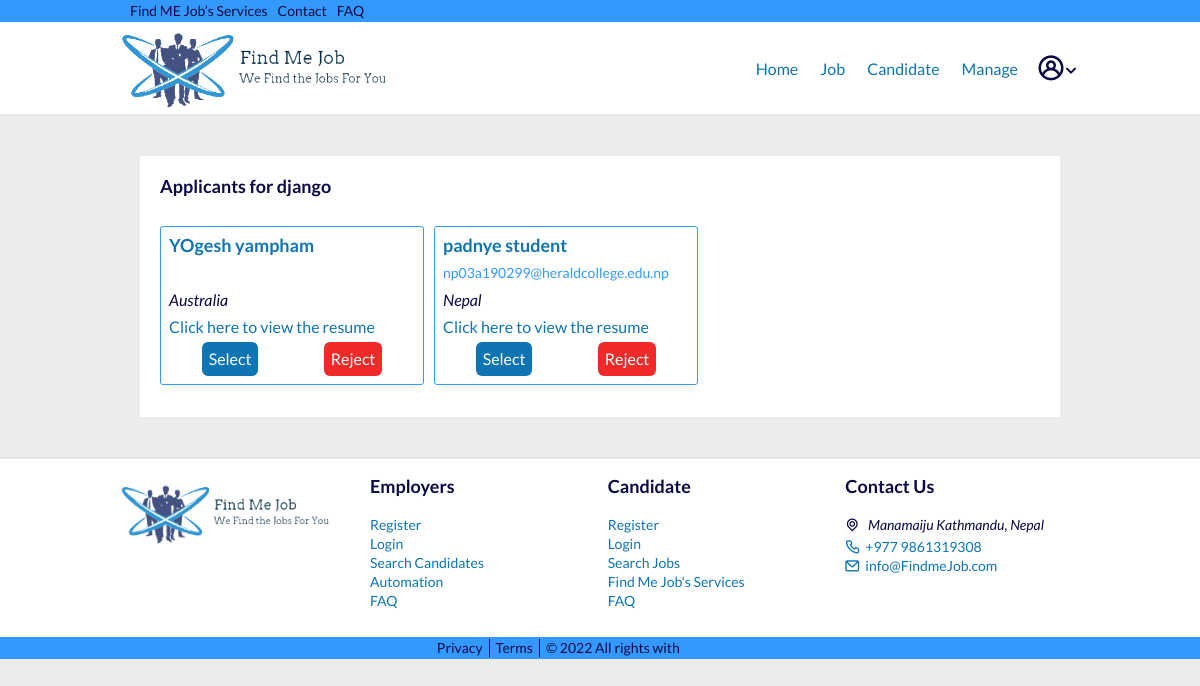
Page /hiring/job/django/applicants (signed in) on the committed database.
### recruiters/models.py (models this page shows, shortened)
class Job(models.Model):
    recruiter = models.ForeignKey(
        User, related_name='jobs', on_delete=models.CASCADE)
    title = models.CharField(max_length=255)
    company = models.CharField(max_length=200)
    location = models.CharField(max_length=255)
    description = models.TextField()
    skills_req = models.CharField(max_length=200)
    job_type = models.CharField(
        max_length=30, choices=CHOICES, default='Full Time', null=True)
    link = models.URLField(null=True, blank=True)
    slug = AutoSlugField(populate_from='title', unique=True, null=True)
    date_posted = models.DateTimeField(default=timezone.now)

### candidates/models.py (models this page shows, shortened)
class Profile(models.Model):
    user = models.OneToOneField(
        User, on_delete=models.CASCADE, primary_key=True, related_name='profile')
    full_name = models.CharField(max_length=200, null=True, blank=True)
    country = CountryField(null=True, blank=True)
    location = models.CharField(max_length=255, null=True, blank=True)
    resume = models.FileField(upload_to='resumes', null=True, blank=True)
    grad_year = models.IntegerField(blank=True)
    looking_for = models.CharField(
        max_length=30, choices=CHOICES, default='Full Time', null=True)
    slug = AutoSlugField(populate_from='user', unique=True)

### recruiters/views.py (the view)
# urls.py: path('job/<slug>/applicants', views.applicant_list, name='applicant-list'),
@login_required
def applicant_list(request, slug):
    job = get_object_or_404(Job, slug=slug)
    applicants = Applicants.objects.filter(job=job).order_by('date_posted')
    profiles = []
    for applicant in applicants:
        profile = Profile.objects.filter(user=applicant.applicant).first()
        profiles.append(profile)
    context = {
        'rec_navbar': 1,
        'profiles': profiles,
        'job': job,
    }
    return render(request, 'recruiters/applicant_list.html', context)

### recruiters/templates/recruiters/applicant_list.html (shortened to what this page needs)
{% extends "users/layout.html" %} {% load static %} {% block content %}
<div class="container">
  <section class="section__candidate-details">
    <h3>
      <b>Applicants for {{job.title}}</b>
    </h3>
    <br />
    {% if profiles %}
    <div class="row">
      {% for profile in profiles %}
      <div class="col">
        <div class="card">
          <span>
            <a href="{% url 'profile-view' profile.slug %}">
              {% if profile.full_name %}
              <h3 style="color: #0E75B2">
                <b>{{profile.full_name}}</b>
              </h3>
              {% else %}
              <h3>
                <b>{{profile.user.username}}</b>
              </h3>
              {% endif %}
            </a>
            <dd>
              <a href="{{profile.user.email}}">{{profile.user.email}}</a></a><br />
            </dd>
            <address>{{profile.country.name}}</address>
            {% if profile.resume %}
            <a class="link" href="{{profile.resume.url}}">Click here to view the resume</a>
            {% else %}
            <p class="text">No Resume Provided!</p>
            {% endif %}
          </span>
          <div class="option">
            <a
              class="btn-select"
              href="{% url 'select-applicant' can_id=profile.slug job_id=job.slug %}"
              >Select
            </a>
            <a
              class="btn-reject"
              href="{% url 'remove-applicant' can_id=profile.slug job_id=job.slug %}"
              >Reject
            </a>
          </div>
        </div>
      </div>
      {% endfor %}
    </div>
  </section>
  {% endif %}
</div>
{% endblock content %}

### static/markup/css/main.css (style rules this page uses)
html { font-family: sans-serif; -ms-text-size-adjust: 100%; -webkit-text-size-adjust: 100%; }
body { margin: 0; }
article, aside, details, figcaption, figure, footer, header, hgroup, main, menu, nav, section, summary { display: block; }
a { background-color: transparent; }
b, strong { font-weight: bold; }
html { box-sizing: border-box; }
*, *:before, *:after { box-sizing: inherit; }
* { max-height: 1000000px; }
body { color: #0A0944; background: #ECECEC; font: 1rem/1.2 "Lato", "Arial", "Helvetica Neue", "Helvetica", sans-serif; min-width: 320px; -webkit-font-smoothing: antialiased; -moz-osx-font-smoothing: grayscale; }
h1, .h1, h2, .h2, h3, .h3, h4, .h4, h5, .h5, h6, .h6, .h { font-family: inherit; font-weight: bold; margin: 0 0 0.5em; color: inherit; }
h3, .h3 { font-size: 1.125rem; }
a { color: #39f; }
.container { max-width: 62.5rem; margin: 0 auto; padding: 0 1.25rem; }

### static/main.css (style rules this page uses)
html { font-family: sans-serif; -ms-text-size-adjust: 100%; -webkit-text-size-adjust: 100%; }
body { margin: 0; }
article, aside, details, figcaption, figure, footer, header, hgroup, main, menu, nav, section, summary { display: block; }
a { background-color: transparent; }
b, strong { font-weight: bold; }
html { box-sizing: border-box; }
*, *:before, *:after { box-sizing: inherit; }
* { max-height: 1000000px; }
body { color: #0A0944; background: #ECECEC; font: 1rem/1.2 "Lato", "Arial", "Helvetica Neue", "Helvetica", sans-serif; min-width: 320px; -webkit-font-smoothing: antialiased; -moz-osx-font-smoothing: grayscale; }
h1, .h1, h2, .h2, h3, .h3, h4, .h4, h5, .h5, h6, .h6, .h { font-family: inherit; font-weight: bold; margin: 0 0 0.5em; color: inherit; }
h3, .h3 { font-size: 1.125rem; }
a { color: #39f; }
.container { max-width: 62.5rem; margin: 0 auto; padding: 0 1.25rem; }

### recruiters/templates/recruiters/applicant_list.html (style rules this page uses)
.section__candidate-details { margin-bottom: 40px; background: #fff; padding: 20px; }
.row { display: flex; flex-direction: column; }
.col { border: 1px solid #39f; padding: 8px; border-radius: 3px; margin-bottom: 12px; width: 100%; }
.card span a { text-decoration: none; }
dd { margin-left: 0; font-size: 11px; margin-bottom: 8px; }
address { margin-bottom: 8px; }
.link { color: #0E75B2; margin-bottom: 8px; }
@media (min-width: 768px) { dd { font-size: 14px; } }
@media (min-width: 768px) { .row { flex-direction: row; gap: 10px; } }
@media (min-width: 768px) { .col { width: 30%; } }
.option { display: flex; justify-content: space-around; margin-top: 6px; }
.option a { text-decoration: none; padding: 6px; border-radius: 6px; }
.btn-select { background: #0e75b2; color: #fff; border: 1px solid transparent; transition: .3s ease-in-out; }
.btn-reject { background: rgb(240, 41, 41); color: #fff; border: 1px solid transparent; transition: .3s ease-in-out; }

### rows in the picture
Job: title "django"
Profile: full_name "YOgesh yampham", country.name "Australia"
Profile: full_name "padnye student", user.email "np03a190299@heraldcollege.edu.np", country.name "Nepal"
